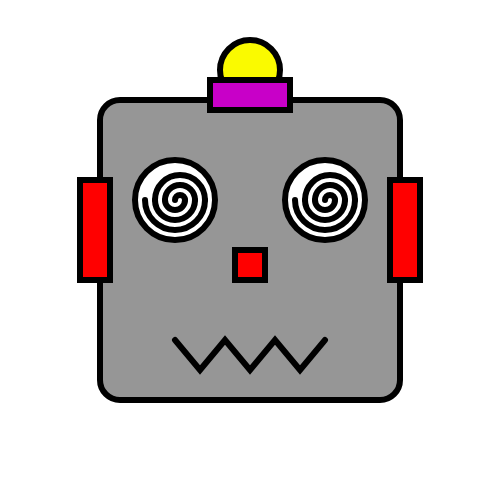
Frame 1 (no input)
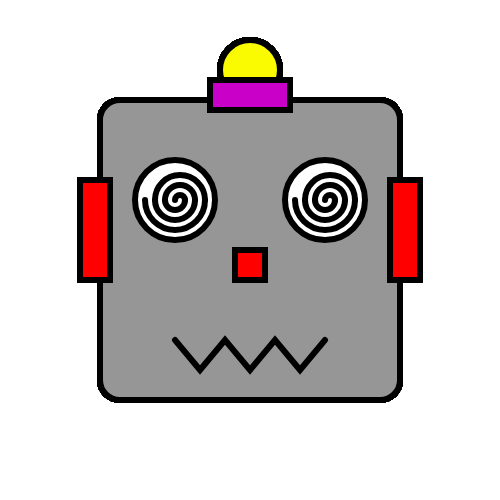
Frame 60 (no input)
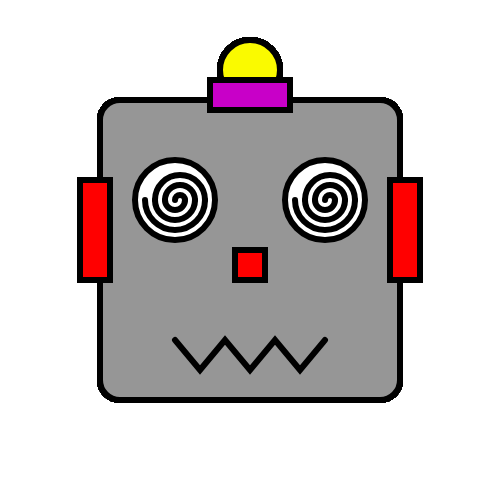
Frame 120 (the mouse pressed at the canvas centre since frame 60)

The p5.js sketch that drew these frames (run headless with seeded random() and noise() and a simulated clock; from frame 60 on, the mouse is pressed at the canvas centre):

// p5.js sketch
// ── sketch.js
function setup() {
  //create a canvas for the robot
  createCanvas(500, 500);
}

function draw() {
  strokeWeight(6);

  //robots head
  fill(150);
  rect(100, 100, 300, 300, 20);

  //robots antenna
  fill(250, 250, 0);
  ellipse(250, 70, 60, 60);

  fill(200, 0, 200);
  rect(210, 80, 80, 30);

  //robots eyes
  fill(255);
  ellipse(175, 200, 80, 80);
  arc(175, 200, 60, 60, 0, PI);
  arc(180, 200, 50, 50, PI, 0);
  arc(175, 200, 40, 40, 0, PI);
  arc(180, 200, 30, 30, PI, 0);
  arc(175, 200, 20, 20, 0, PI);
  arc(180, 200, 10, 10, PI, 0);
  ellipse(325, 200, 80, 80);
  arc(325, 200, 60, 60, 0, PI);
  arc(330, 200, 50, 50, PI, 0);
  arc(325, 200, 40, 40, 0, PI);
  arc(330, 200, 30, 30, PI, 0);
  arc(325, 200, 20, 20, 0, PI);
  arc(330, 200, 10, 10, PI, 0);

  //robots nose
  fill(255, 0, 0);
  rect(235, 250, 30, 30);

  //robots ears
  rect(80, 180, 30, 100);
  rect(390, 180, 30, 100);

  //robots mouth
  noFill();
  beginShape();
  vertex(175, 340);
  vertex(200, 370);
  vertex(225, 340);
  vertex(250, 370);
  vertex(275, 340);
  vertex(300, 370);
  vertex(325, 340);
  endShape();
}
